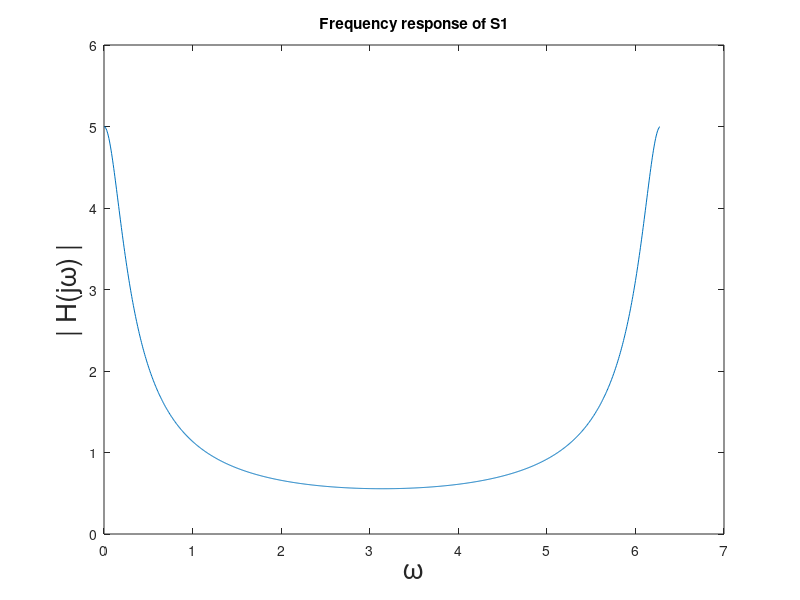
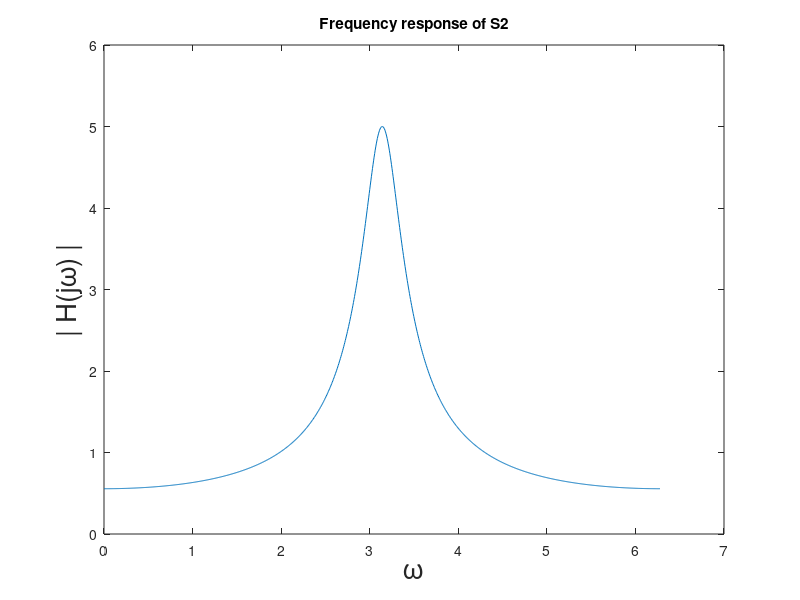
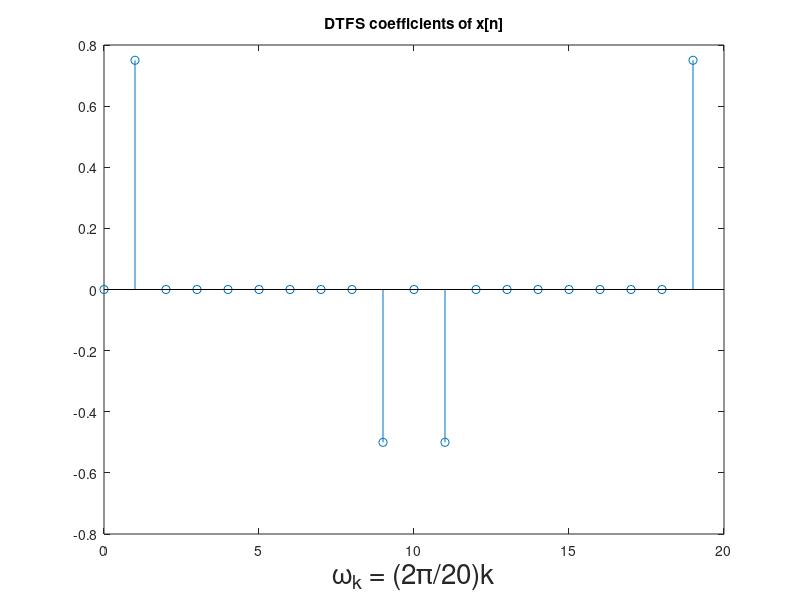
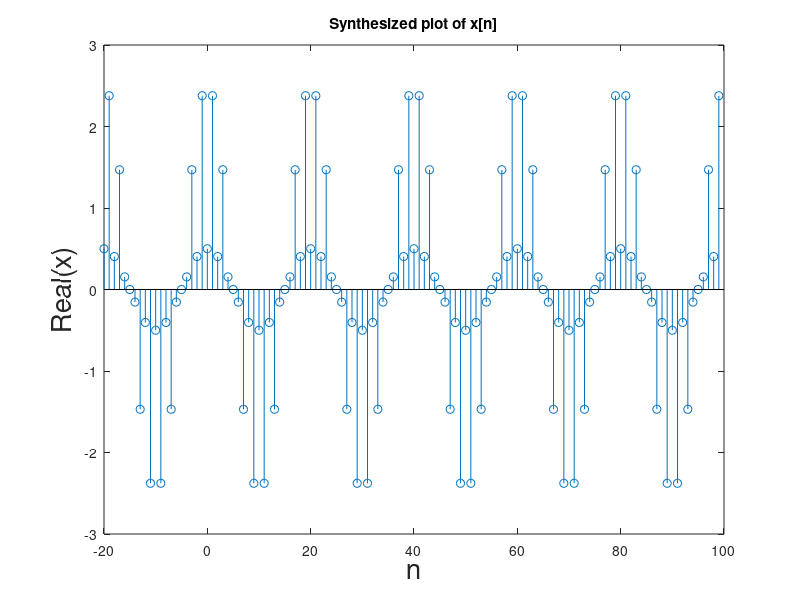

These figures' MATLAB source, in order:
% This part of the lab will analyze frequency response to an input, x[n],
% of which will be constructed with a fft using the coefficients a_k.

% ***Part a***

% Coefficients of x[n] in S1 
b1 = [1];
% Coefficients of y[n] in S1
a1 = [1, -.8];
% Coefficients of x[n] in S2
b2 = b1;
% Coefficients of y[n] in S2
a2 = [1, .8];


% ***Part b***

figure;
[H, omega] = freqz(b1,a1,1024,'whole');%generate frequency response
plot(omega, abs(H));
title('Frequency response of S1');
xlabel('\omega', 'Fontsize', 20);
ylabel('| H(j\omega) |', 'Fontsize', 20);

figure;
[H, omega] = freqz(b2,a2,1024,'whole');
plot(omega, abs(H));
title('Frequency response of S2');
xlabel('\omega', 'Fontsize', 20);
ylabel('| H(j\omega) |', 'Fontsize', 20);
% S1 is a lowpass filter, S2 is a highpass filter


% ***Part c***

% Coefficients of the DTFS of x[n] over <N>, N =20
a_x = [0,.75,0,0,0,0,0,0,0,-.5,0,-.5,0,0,0,0,0,0,0,.75];

figure;
n_ax = (0:19);
stem(n_ax,a_x);
xlabel('\omega_k = (2\pi/20)k', 'Fontsize', 20);
title('DTFS coefficients of x[n]');
% For S1, the lower frequency components will be amplified and the higher
% ones will be attenuated, vice versa for S2.


% ***Part D***

N=20; %Period of a_k
x_20 = real(N*ifft(a_x));% build x[n] by taking ifft of coefficient vector
x = repmat(x_20,1,6);% 6 periods of x_20
n = (-20:99); %index vector for x
figure;
stem(n,x); %plot x vs n
xlabel('n','Fontsize',20);
ylabel('Real(x)','Fontsize',20);
title('Synthesized plot of x[n]');


% ***Part E***

y1 = filter(b1,a1,x);
y2 = filter(b2,a2,x);
y1 = y1(1:100);%5 periods of y[n]
y2 = y2(1:100);%"  "       "  "
n = (0:99);

figure;
stem(n,y1);
xlabel('n','Fontsize',20);
ylabel('Amplitude of y[n]','Fontsize',20);
title('Output from S1');

figure;
stem(n,y2);
xlabel('n','Fontsize',20);
ylabel('Amplitude of y[n]','Fontsize',20);
title('Output from S2');

% ***Part F***

y1_20 = y1(1:20);
y2_20 = y2(1:20);
a_y1 = real(fft(y1_20));% DTFS coefficients of y1
a_y2 = real(fft(y2_20));% DTFS coefficients of y2
n_y = (0:19);

figure;
stem(n_y,abs(a_y1));
xlabel('n','Fontsize',20);
ylabel('a_k','Fontsize',20);
title('DTFS coefficients for y1[n]');

figure;
stem(n_y,abs(a_y2));
xlabel('n','Fontsize',20);
ylabel('a_k','Fontsize',20);
title('DTFS coefficients for y2[n]');